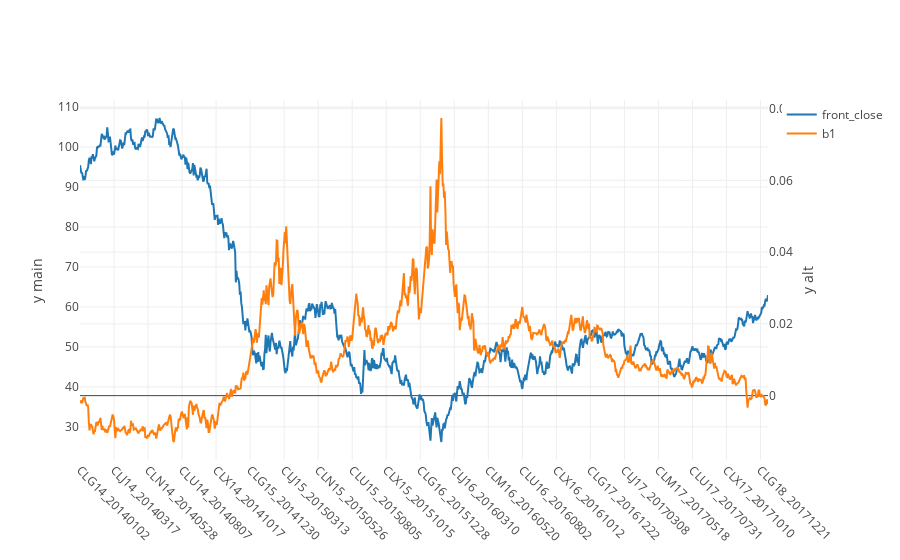

Here is the notebook cell this chart was saved with:
### Markdown cell above
### Display the *```b1 coefficient```*, which discribes the average slope of the forward curve.  This coefficient changes very similarly to changes in the ```*coefficient percent```* above.

### Code cell
df_temp = df_csm_close_percent[['yyyymmdd','front','b1']].copy()
df_temp['x'] = df_temp.apply(lambda r: f'{r.front}_{r.yyyymmdd}',axis=1)
df_temp['front_close'] = df_csm_close[1].values
iplot(plotly_plot(df_temp[['x','front_close','b1']],x_column='x',yaxis2_cols=['b1']))

### Figure 1 — Plotly figure (JSON) as saved in the notebook; plotly's stock layout.template omitted (floating-point values rounded to 4 significant figures; data arrays with more than 128 entries replaced by an {"elided": "..."} marker saying what was removed)
{"data": [{"name": "front_close", "type": "scatter", "uid": "a8005a68-3b11-11ea-b4e1-8c859025e7f9", "x": {"elided": "1012 str values"}, "y": {"elided": "1012 float values"}, "yaxis": "y"}, {"name": "b1", "type": "scatter", "uid": "a8005bbe-3b11-11ea-92ff-8c859025e7f9", "x": {"elided": "1012 str values"}, "y": {"elided": "1012 float values"}, "yaxis": "y2"}], "layout": {"margin": {"b": 100}, "xaxis": {"tickangle": 45, "ticktext": ["CLG14_20140102", "CLJ14_20140317", "CLN14_20140528", "CLU14_20140807", "CLX14_20141017", "CLG15_20141230", "CLJ15_20150313", "CLN15_20150526", "CLU15_20150805", "CLX15_20151015", "CLG16_20151228", "CLJ16_20160310", "CLM16_20160520", "CLU16_20160802", "CLX16_20161012", "CLG17_20161222", "CLJ17_20170308", "CLM17_20170518", "CLU17_20170731", "CLX17_20171010", "CLG18_20171221"], "tickvals": ["CLG14_20140102", "CLJ14_20140317", "CLN14_20140528", "CLU14_20140807", "CLX14_20141017", "CLG15_20141230", "CLJ15_20150313", "CLN15_20150526", "CLU15_20150805", "CLX15_20151015", "CLG16_20151228", "CLJ16_20160310", "CLM16_20160520", "CLU16_20160802", "CLX16_20161012", "CLG17_20161222", "CLJ17_20170308", "CLM17_20170518", "CLU17_20170731", "CLX17_20171010", "CLG18_20171221"], "type": "category"}, "yaxis": {"title": "y main"}, "yaxis2": {"overlaying": "y", "side": "right", "title": "y alt"}}}
